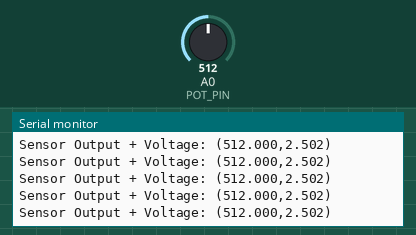
Bench run of a sketch on a simulated Arduino Uno, built with avr-gcc and run on an emulated ATmega328P. Parts: the last lines printed to the serial monitor. The inputs (shaded band) are chosen by the test bench; at power-on: A0 (POT_PIN) = 512.

Above: at 1.2 s.
1.3 s: A0 (POT_PIN) set to 104
At 1.42 s:
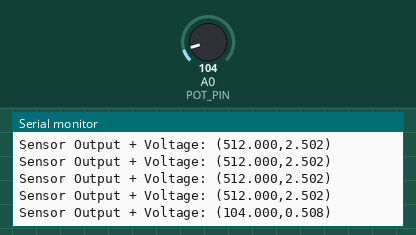
4.3 s: A0 (POT_PIN) set to 90
At 4.3 s:
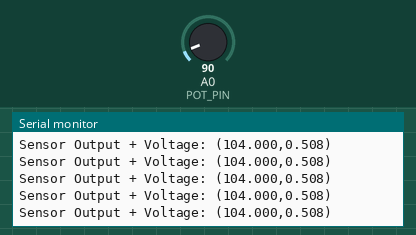
13.3 s: A0 (POT_PIN) set to 8
At 13.3 s:
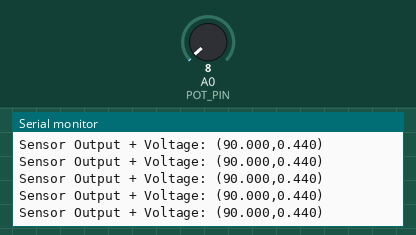
16.3 s: A0 (POT_PIN) set to 11
At 16.3 s:
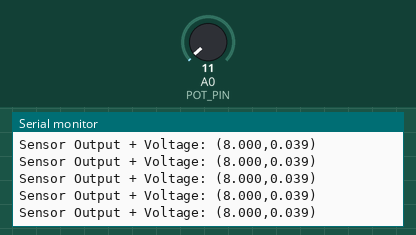
Timing chart, 0 to 18.8 s (numbered marks = the images above; inputs shaded):
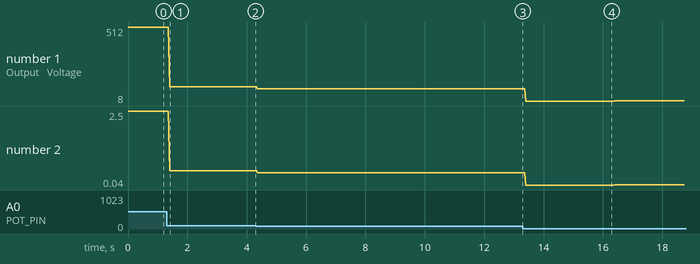

The sketch:

lab1rotpot.ino
```cpp
void setup() {
  // put your setup code here, to run once:
  Serial.begin(9600);
}

const int POT_PIN = 14;

void getRotPot() {

  // get output num from rotpot and convert to voltage
  double potVolt = analogRead(POT_PIN);
  double OutVal = (potVolt/1023.0)*5.0;

  // convert doubles to strings
  String pot_out = String(potVolt,3);
  String volt_out = String(OutVal,3);

  // print out values
  Serial.println("Sensor Output + Voltage: (" + pot_out + "," + volt_out + ")");
}

void loop() {
  // put your main code here, to run repeatedly:
  getRotPot();

}
```

Measured:
- after the input at 1.3 s, the serial monitor: prints a new line after 0.10 s (image 1)
- plotted number 1: 512 → 104 after the input at 1.3 s, 104 → 90 after the input at 4.3 s, 90 → 8 after the input at 13.3 s, 8 → 11 after the input at 16.3 s
- plotted number 2: 2.5 → 0.51 after the input at 1.3 s, 0.51 → 0.44 after the input at 4.3 s, 0.44 → 0.04 after the input at 13.3 s, 0.04 → 0.05 after the input at 16.3 s
